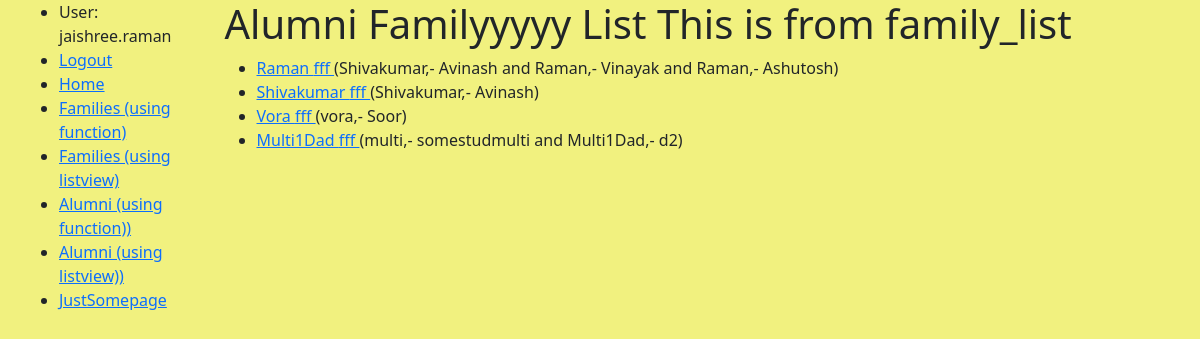
The app's page /jralumniarchive/familiesf/ (signed in), older data.
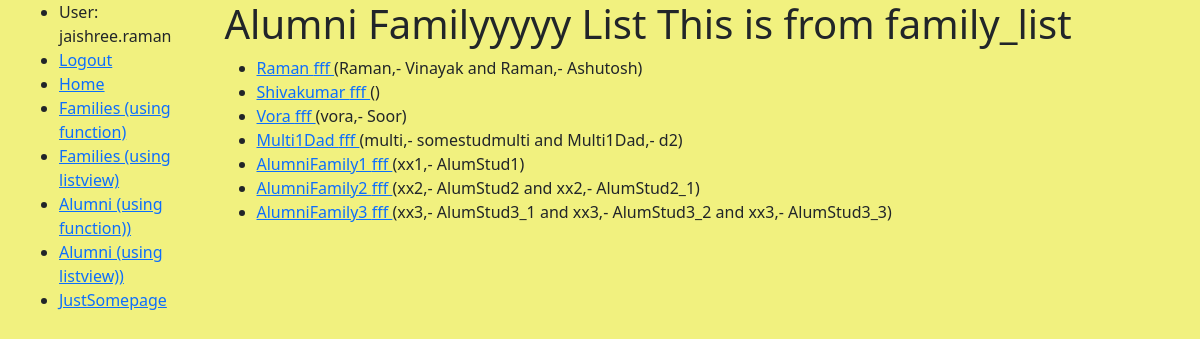
The same page, newer data.
### jralumniarchive/models.py (models this page shows, shortened)
class AlumniFamily(models.Model):
    familyName = models.CharField(max_length=200, help_text='Enter Family Name')
    student = models.ManyToManyField(Student, help_text='Select a student for this family')
    class Meta:
        permissions = (("can_update", "Can Update Rcord"),)
    def display_student(self):
        return ' and  '.join(student.lnamefname for student in self.student.all()[:3])

class Student(models.Model):
    lastname = models.CharField(max_length=200, help_text='Enter Last Name')
    firstname = models.CharField(max_length=200, help_text='Enter First Name')
    nickname = models.CharField(max_length=200, help_text='Enter NickName')
    addr1 = models.CharField(max_length=200, help_text='Enter Addr Line 1')
    addr2 = models.CharField(max_length=200, help_text='Enter Addr Line 2')
    city = models.CharField(max_length=200, help_text='Enter Addr City')
    state = models.CharField(max_length=200, help_text='Enter Addr State')
    zip = models.CharField(max_length=10, help_text='Enter Addr Zip')
    birthdate = models.DateField
    phone1 = models.CharField(max_length=100, help_text='Enter Phone')
    emailaddr = models.EmailField(max_length=200, null=True)
    createdby = models.ForeignKey(settings.AUTH_USER_MODEL, on_delete=models.CASCADE,null=True)
    created_date = models.DateTimeField(default=timezone.now, blank=True, null=True)
    verified_date = models.DateTimeField(blank=True, null=True)
    @property
    def lnamefname(self):
        return "%s,- %s" % (self.lastname, self.firstname)

### jralumniarchive/views.py (the view)
# urls.py: path('familiesf/', views.family_list, name='familiesf'),
@login_required
def family_list(request):
    alumnifamily_list = AlumniFamily.objects.all()
    return render(request, 'viewshtmls/alumnifamily_list.html', {'alumnifamily_list': alumnifamily_list, 'additional_data': 'This is from family_list'})

### jralumniarchive/templates/viewshtmls/alumnifamily_list.html (shortened to what this page needs)
{% extends 'viewshtmls/base.html' %}
{% block content %}
  <h1>Alumni Familyyyyy List {{additional_data}}</h1>
  {% if alumnifamily_list %}
  <ul>
    {% for AlumniFamily in alumnifamily_list %}
        {% if "family_list" in additional_data %}
            <li>
                <a href="{% url 'alumnifamily-detailgc' AlumniFamily.id %}">{{ AlumniFamily.familyName }} fff </a> ({{AlumniFamily.display_student}})
            </li>
        {% endif %}
    {% endfor %}
  </ul>
  {% else %}
    <p>There are no families in the table.</p>
  {% endif %}
{% endblock %}

Row changes from the older to the newer data that the page shows:
computed for AlumniFamily "Raman": display_student "Shivakumar,- Avinash and Raman,- Vinayak and Raman,- Ashutosh" → "Raman,- Vinayak and Raman,- Ashutosh"
shown differently, row unchanged: AlumniFamily "Shivakumar": display_student "Shivakumar,- Avinash" → (not shown)
added AlumniFamily: familyName "AlumniFamily1", display_student "xx1,- AlumStud1"
added AlumniFamily: familyName "AlumniFamily2", display_student "xx2,- AlumStud2 and xx2,- AlumStud2_1"
added AlumniFamily: familyName "AlumniFamily3", display_student "xx3,- AlumStud3_1 and xx3,- AlumStud3_2 and xx3,- AlumStud3_3"
